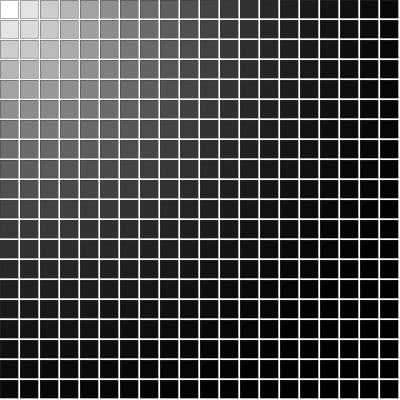
Frame 1 (no input)
Frame 60 (the mouse pressed at the canvas centre just before this capture): identical to frame 1, image omitted
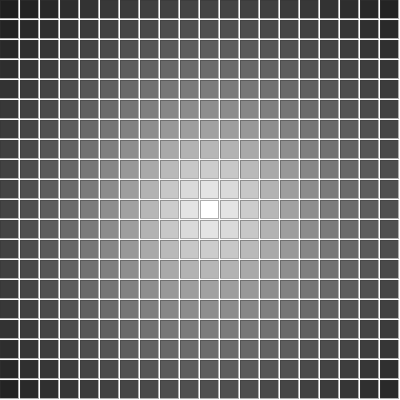
Frame 120 (the mouse held since frame 60 and released just before this capture)

The Processing sketch that drew these frames (run headless with seeded random() and noise(); from frame 60 on, the mouse is pressed at the canvas centre):

// Processing sketch: processing_72576
// ── processing_72576.pde




int size = 20;
float distance = 0.0;

void setup() {
  size(400, 400);
  background(255);
  noFill(); 
}

void draw() {
  
  background(255);
  
  stroke (50, 100);
  
  // ilim and jlim represent "how many squares will fit?"
  int ilim = width / size;
  int jlim = height / size;
  
  int x = 0;
  int y = 0;
  
  // here we have a loop inside a loop!
  // the "j" loop draws a column or squares down
  // the the "i" loop moves to the right, so the next column is drawn further over
 
  for(int i = 0; i < ilim; i++)
  {   
      for(int j = 0; j < jlim; j++)
      {
        
          x = i * size;
          y = j * size;
          
          // some math magic to find this square's distance from the mouse
          // ...please feel free to ignore this...
          distance = (x - mouseX) * (x - mouseX) + (y - mouseY) * (y - mouseY);
          distance = sqrt(distance) / sqrt(width * width + height * height);
          distance = 1.0 - distance;
          distance = distance * distance * distance;
          distance = distance * 255.;
          
          // use distance for the color of this square
          fill(distance);
          rect(x, y, size - 2, size - 2);
      }
  }
  
}
